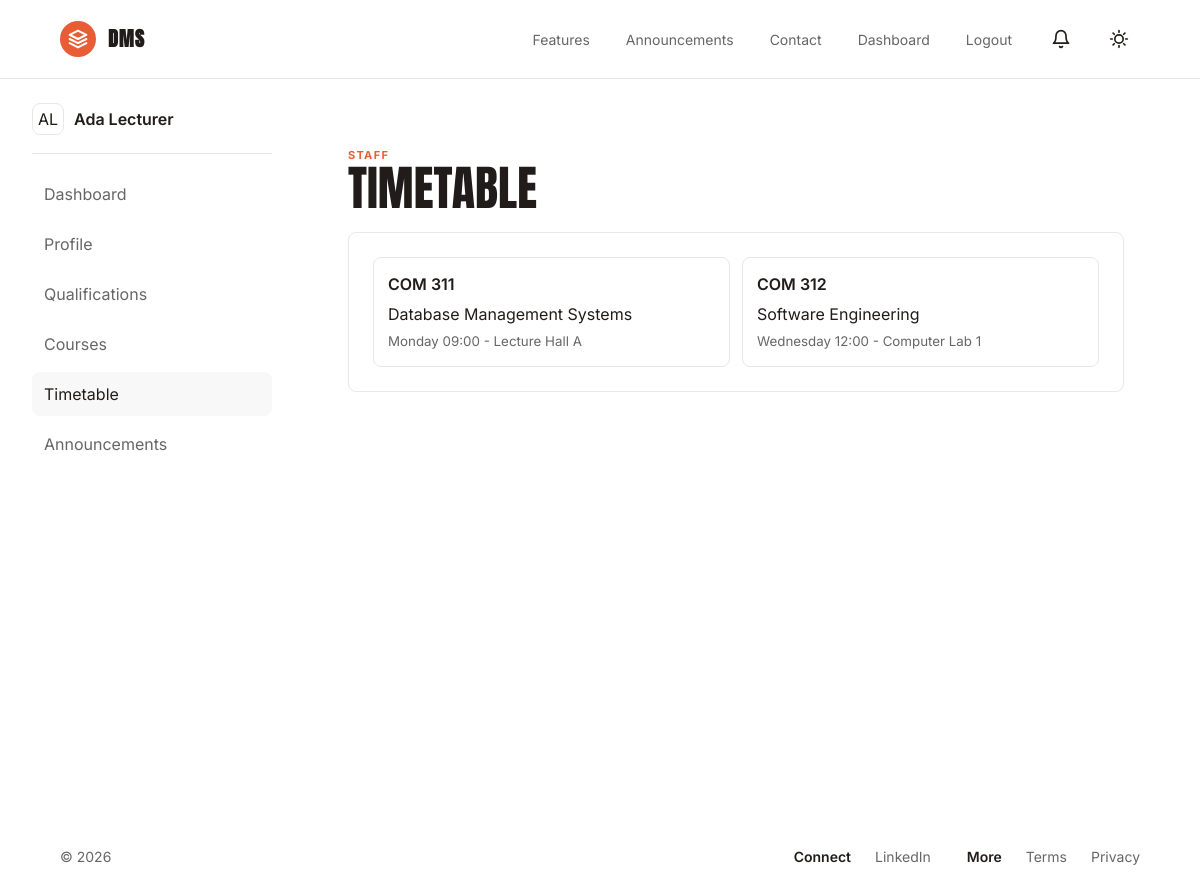
Screenshot of /staff/timetable.php (signed in) with the database file from the repository.
### tables this page shows
CREATE TABLE timetable (
    id INT AUTO_INCREMENT PRIMARY KEY,
    course_id INT NOT NULL,
    staff_id INT NULL,
    day_of_week VARCHAR(20) NOT NULL,
    start_time TIME NOT NULL,
    end_time TIME NOT NULL,
    venue VARCHAR(120) NOT NULL,
    level VARCHAR(20) NOT NULL,
    semester VARCHAR(30) NOT NULL,
    created_at TIMESTAMP DEFAULT CURRENT_TIMESTAMP,
    INDEX idx_timetable_day (day_of_week, start_time),
    FOREIGN KEY (course_id) REFERENCES courses(id) ON DELETE CASCADE,
    FOREIGN KEY (staff_id) REFERENCES staff(id) ON DELETE SET NULL
);

CREATE TABLE courses (
    id INT AUTO_INCREMENT PRIMARY KEY,
    code VARCHAR(30) NOT NULL UNIQUE,
    title VARCHAR(180) NOT NULL,
    credit_units TINYINT NOT NULL DEFAULT 3,
    level VARCHAR(20) NOT NULL,
    semester VARCHAR(30) NOT NULL,
    status ENUM('active','inactive') DEFAULT 'active',
    created_at TIMESTAMP DEFAULT CURRENT_TIMESTAMP
);

### helpers/functions.php (called while the page is built, shortened)
<?php
function e(?string $value): string
{
    return htmlspecialchars((string) $value, ENT_QUOTES, 'UTF-8');
}

### staff/timetable.php (the view, shortened to what this page needs)
<?php
require_once __DIR__ . '/../middleware/auth.php';
$slots = $pdo->query('SELECT timetable.*, courses.code, courses.title FROM timetable INNER JOIN courses ON courses.id = timetable.course_id ORDER BY day_of_week, start_time')->fetchAll();
include __DIR__ . '/../components/header.php';
?>
<div class="app-layout"><?php include __DIR__ . '/../components/sidebar.php'; ?><section class="workspace"><div class="workspace-heading"><div><p class="eyebrow">Staff</p><h1>Timetable</h1></div></div><section class="panel timetable-board"><?php foreach ($slots as $slot): ?><article><strong><?= e($slot['code']) ?></strong><span><?= e($slot['title']) ?></span><small><?= e($slot['day_of_week']) ?> <?= e(substr($slot['start_time'], 0, 5)) ?> - <?= e($slot['venue']) ?></small></article><?php endforeach; ?></section></section></div><?php include __DIR__ . '/../components/footer.php'; ?>

### assets/css/app.css (style rules this page uses)
:root { --bg: #ffffff; --panel: #ffffff; --text: #211c19; --muted: #666666; --soft: #f8f8f8; --line: #e8e8e8; --ink: #211c19; --accent: #E85D36; --warning: #a16207; --danger: #b91c1c; --radius: 8px; --pill-radius: 9999px; }
* { box-sizing: border-box; }
html { color-scheme: light; }
body { margin: 0; background: var(--bg); color: var(--text); font-family: 'Inter', -apple-system, BlinkMacSystemFont, "Segoe UI", Roboto, Arial, sans-serif; font-weight: 400; line-height: 1.5; letter-spacing: 0; }
h1, h2, h3, h4, h5, h6 { font-family: 'Anton', sans-serif; font-weight: 400; text-transform: uppercase; letter-spacing: 0.02em; }
strong, th { font-weight: 600; font-family: 'Inter', sans-serif; }
.home-hero h1, .page-heading h1, .workspace-heading h1 { margin: 0; font-size: clamp(44px, 6vw, 76px); line-height: 1.02; letter-spacing: 0; max-width: 820px; }
.eyebrow { margin: 0; color: var(--accent); text-transform: uppercase; font-size: 11px; font-weight: 700; letter-spacing: .12em; }
.panel, .auth-card, .feature-grid article, .contact-grid article { background: var(--panel); border: 1px solid var(--line); border-radius: var(--radius); }
.app-layout { display: grid; grid-template-columns: 240px minmax(0, 1fr); min-height: calc(100vh - 73px); gap: 32px; padding: 24px 32px; }
.workspace { padding: clamp(24px, 4vw, 44px); min-width: 0; }
.workspace-heading { display: flex; justify-content: space-between; align-items: center; margin-bottom: 20px; }
.workspace-heading h1 { font-size: clamp(30px, 4vw, 52px); }
.panel { padding: 24px; margin-bottom: 16px; min-width: 0; }
.timetable-board { display: grid; grid-template-columns: repeat(auto-fit, minmax(220px, 1fr)); gap: 12px; }
.timetable-board article { border: 1px solid var(--line); border-radius: var(--radius); padding: 14px; display: grid; gap: 6px; }
.timetable-board small { color: var(--muted); }

### rows the page displays
timetable: course.code "COM 311", course.title "Database Management Systems", day_of_week "Monday", start_time "09:00", venue "Lecture Hall A"
timetable: course.code "COM 312", course.title "Software Engineering", day_of_week "Wednesday", start_time "12:00", venue "Computer Lab 1"

### other values shown
initials($profileName) "AL"
$profileName "Ada Lecturer"
$label "Dashboard"
$label "Profile"
$label "Qualifications"
$label "Courses"
$label "Timetable"
$label "Announcements"
